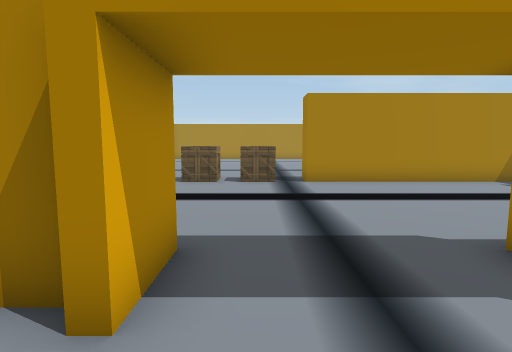
view 1 (above)

20 first-person views from a walk through a 3-D level made in the Unity game engine. The camera is 1.3 m above the floor, tilts 6° down and sees 80° across. The floor is counted in squares, 1 m on a side. Each view is taken from the middle of a square. On the plan, view 1 faces up. The plan holds only what a view shows up to about 14 squares ahead; the rest is blank. The place goes on beyond the plan. Some animated figures are left out. Door leaves are left out, so doorways stand open. Some surface patterns are stand-ins.

view 2
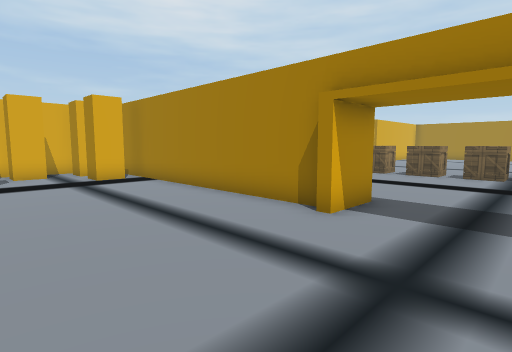

view 3
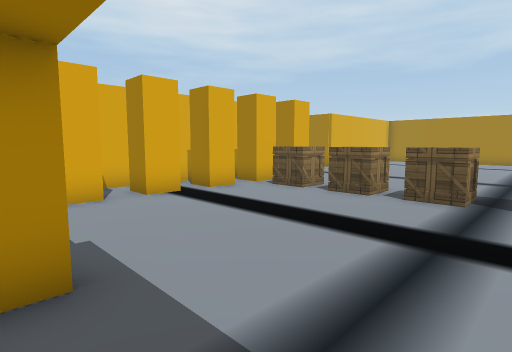

view 4
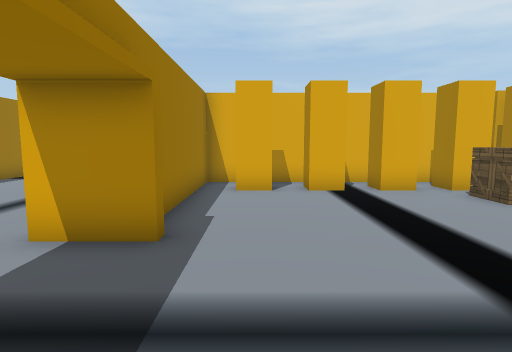

view 5
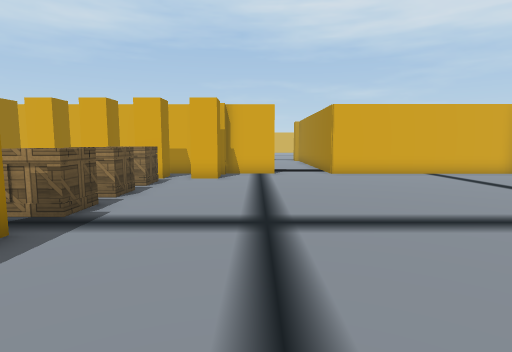

view 6
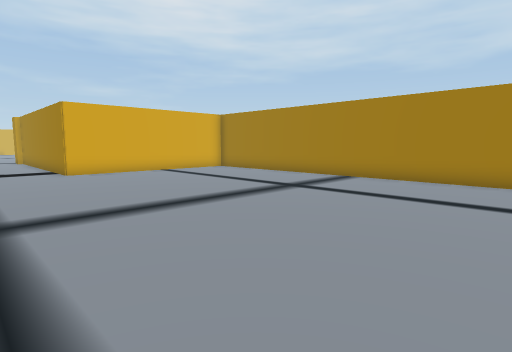

view 7
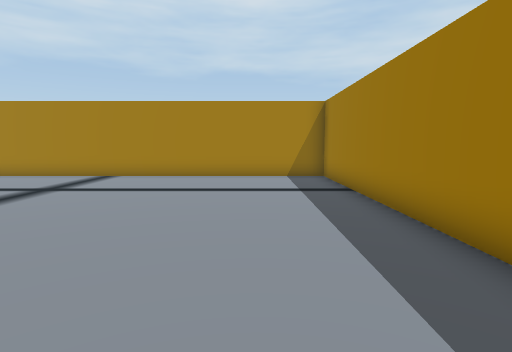

view 8
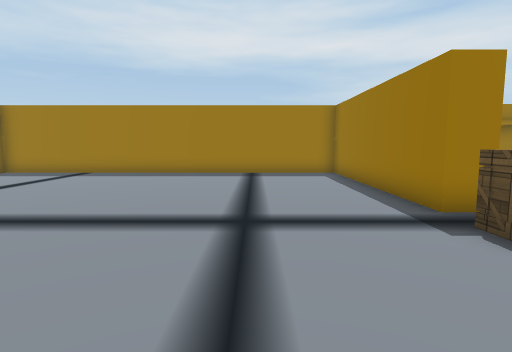

view 9
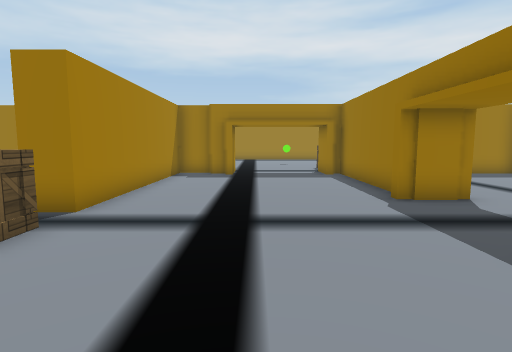

view 10
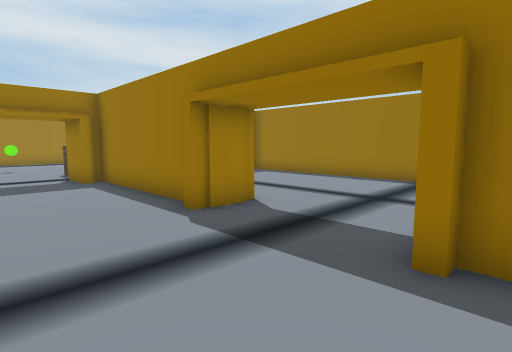

view 11
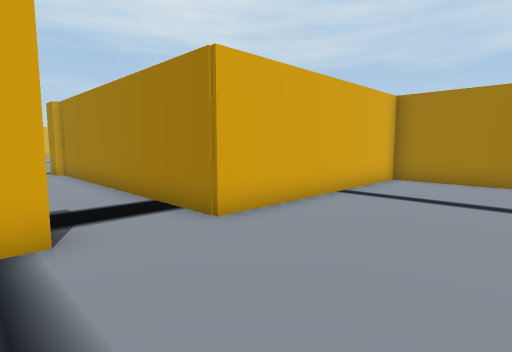

view 12
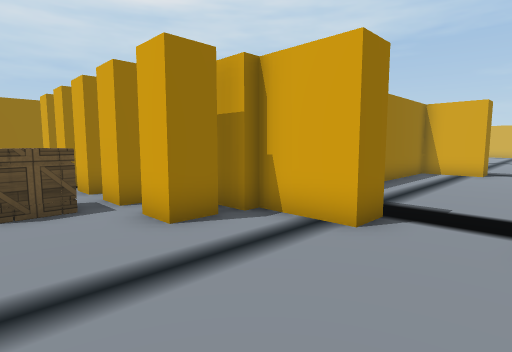

view 13
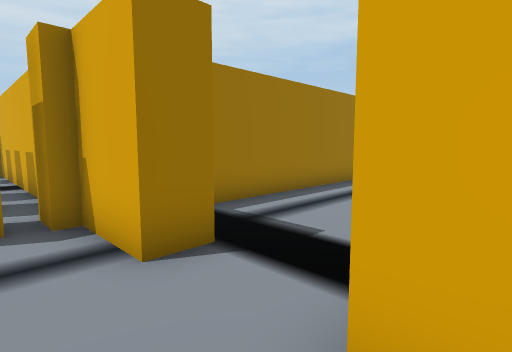

view 14
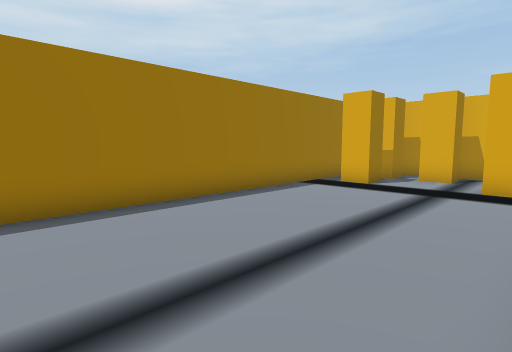

view 15
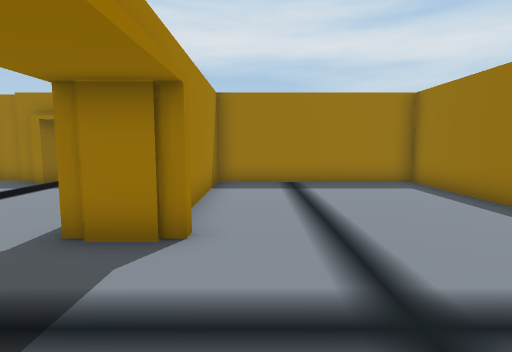

view 16
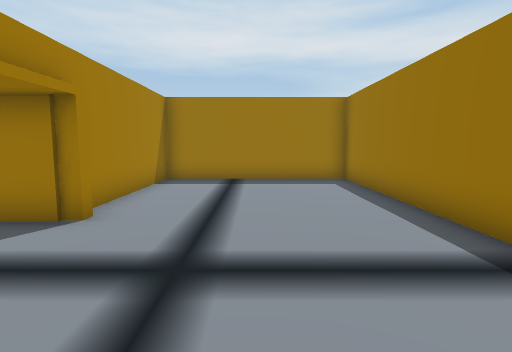

view 17
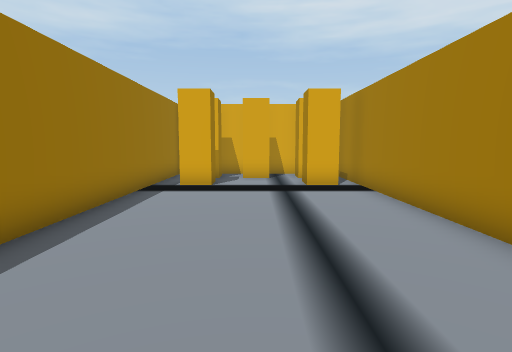

view 18
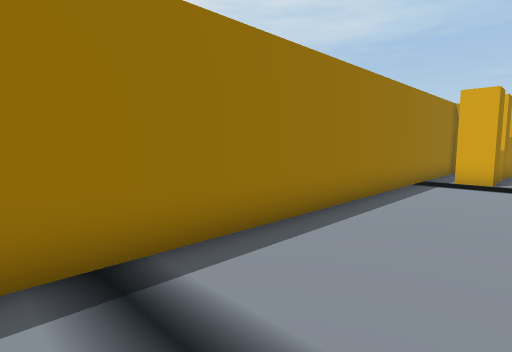

view 19
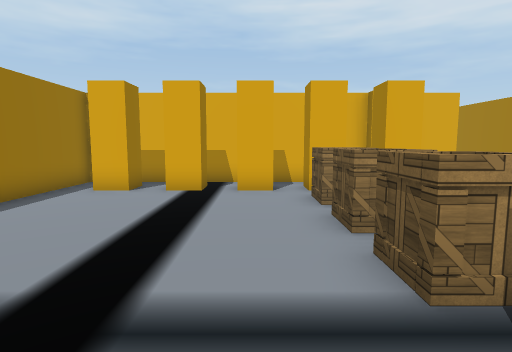

view 20
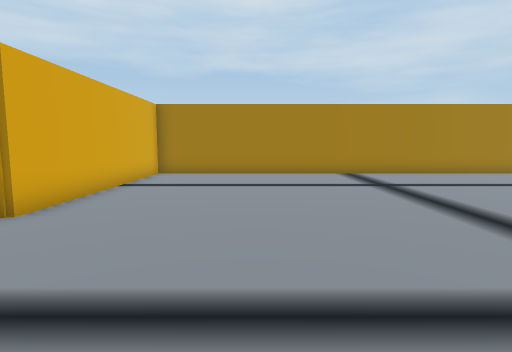

### Floor plan
Points are (right, up) in squares from view 1. A wall is a line through its corners. A room is listed if a view was taken in it or the views show most of it. See-through windows are left out.
Room 1 (views 1, 2, 3, 4, 5, 6, 7, 8, 9, 10, 11, 12, 13, 14, 15, 16, 17, 18, 19, 20)
walls: (4, 3.3) (9.4, 3.3); (-7.3, 12.9) (-7.3, 3.3) (-1.3, 3.3) (-1.3, 3.7) (-1, 3.7) (-1, 2) (-1.4, 2); (9.4, 8.2) (9.4, 9); (9.8, 9) (9.8, 10.4) (1.7, 10.4) (1.7, 11.4) (9.8, 11.4) (9.8, 26.4) (-7.3, 26.4) (-7.3, 18.3); (-1.5, 2.3) (-12.2, 2.3); (3.5, 2) (3, 2) (3, 3.7) (3.5, 3.7); (10.1, 8) (9, 8) (9, 8.4); (8.9, 4) (10.5, 4); (-8.5, 15.8) (-7.3, 15.8) (-7.3, 13.7) (-7, 13.7) (-7, 12.7); (-13.3, 0.9) (-13.3, -4.3) (9.4, -4.3) (9.4, 2.3) (4, 2.3)
ways out: open door at (-8, 17)
objects: other object (-12, -3); other object (-12, -1); other object (-12, 1); other object (-10, -3); other object (-10, 1); other object (-6, 5); other object (-6, 7); other object (-6, 9); other object (-6, 11); other object (-6, 13); crate (-5, 11) to (-4, 11); crate (-2, 11) to (-1, 11); crate (0, 11) to (1, 11)

Positions as (right, up) in squares from view 1, and headings:
1: (0, 0), facing up
2: (2, -3), facing up-left
3: (2, 3), facing up-left
4: (3, 5), facing left
5: (6, 15), facing left
6: (7, 15), facing up-left
7: (7, 14), facing up
8: (-4, 15), facing right
9: (-4, 7), facing right
10: (-2, 7), facing down-right
11: (-3, 15), facing up-left
12: (-3, 18), facing down-left
13: (-6, 19), facing down-left
14: (0, 2), facing down-left
15: (-1, 1), facing right
16: (-2, -1), facing right
17: (0, -1), facing left
18: (2, -1), facing down-left
19: (3, 9), facing left
20: (-3, 13), facing up
